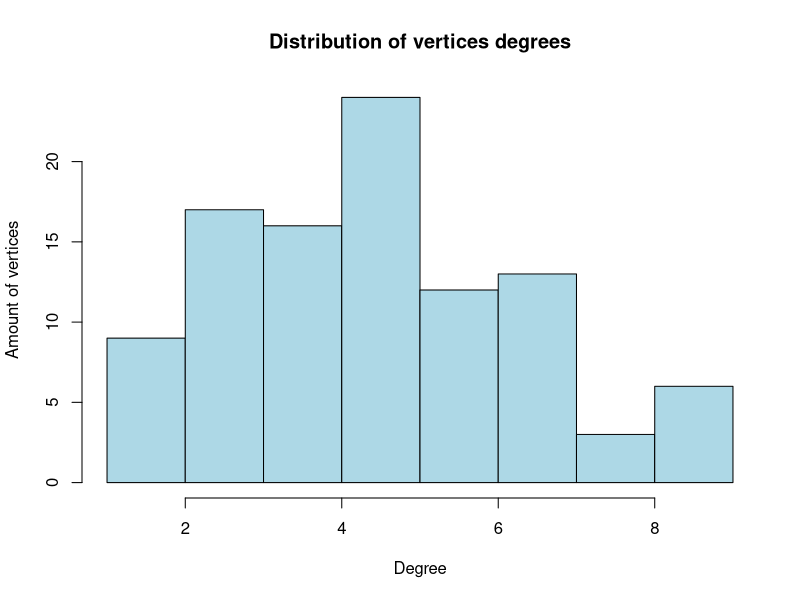
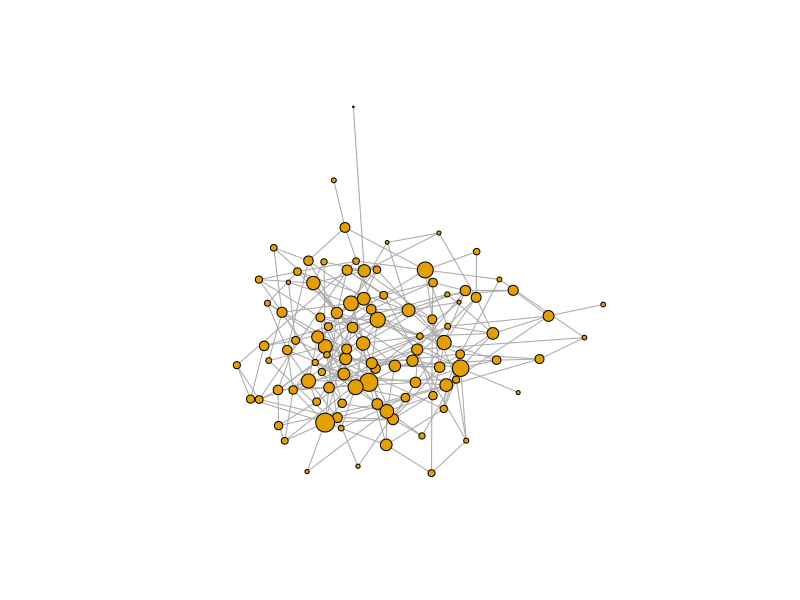

Generate these figures, in order, with R:
library(igraph)

g <- erdos.renyi.game(p.or.m=0.05, n=100)

# U--- 
# this graph is not weighted 
summary(g)

# listing vertices and edges
print("Vertices:")
V(g)
print("Edges:")
E(g)

# adding weights to the edges
E(g)$weight <- runif(length(E(g)), 0.01, 1)

# U-W- 
# now the graph is weighted
summary(g)


print("Degrees of vertices:")
degree(g)

# creating a histogram
hist(degree(g), 
     main="Distribution of vertices degrees", 
     xlab="Degree", 
     ylab="Amount of vertices",
     col="lightblue")


# since p is quite high (0.05) there will most likely be 1 cluster
cl <- clusters(g)
print(paste("Amount of clusters:", cl$no))

# computing page rank
pr <- page.rank(g)$vector

plot(g, 
     vertex.size = pr*500,
     vertex.label = NA
)
